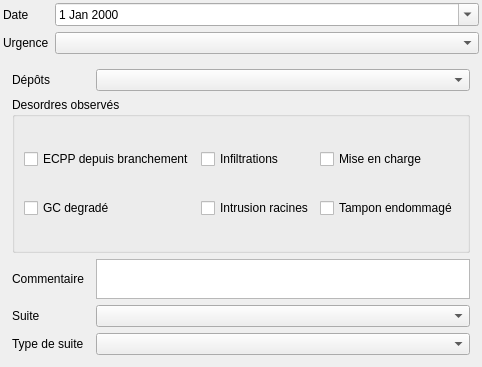
<?xml version="1.0" encoding="UTF-8"?>
<ui version="4.0">
 <class>Form</class>
 <widget class="QWidget" name="Form">
  <property name="geometry">
   <rect>
    <x>0</x>
    <y>0</y>
    <width>406</width>
    <height>367</height>
   </rect>
  </property>
  <property name="windowTitle">
   <string>Form</string>
  </property>
  <layout class="QFormLayout" name="formLayout">
   <property name="fieldGrowthPolicy">
    <enum>QFormLayout::AllNonFixedFieldsGrow</enum>
   </property>
   <property name="margin">
    <number>3</number>
   </property>
   <item row="0" column="0">
    <widget class="QLabel" name="label">
     <property name="text">
      <string>Date</string>
     </property>
    </widget>
   </item>
   <item row="0" column="1">
    <widget class="QDateEdit" name="dateEdit">
     <property name="calendarPopup">
      <bool>true</bool>
     </property>
    </widget>
   </item>
   <item row="2" column="0">
    <widget class="QLabel" name="label_5">
     <property name="text">
      <string>Urgence</string>
     </property>
    </widget>
   </item>
   <item row="2" column="1">
    <widget class="QComboBox" name="comboBox_urgence"/>
   </item>
   <item row="3" column="0" colspan="2">
    <widget class="QStackedWidget" name="stackedWidget">
     <property name="currentIndex">
      <number>0</number>
     </property>
     <widget class="QWidget" name="page">
      <layout class="QGridLayout" name="gridLayout">
       <item row="5" column="0">
        <widget class="QLabel" name="label_8">
         <property name="text">
          <string>Suite</string>
         </property>
        </widget>
       </item>
       <item row="0" column="0">
        <widget class="QLabel" name="label_4">
         <property name="text">
          <string>Dépôts</string>
         </property>
        </widget>
       </item>
       <item row="4" column="0">
        <widget class="QLabel" name="label_7">
         <property name="text">
          <string>Commentaire</string>
         </property>
        </widget>
       </item>
       <item row="4" column="2">
        <widget class="QTextEdit" name="textEdit_comm">
         <property name="sizePolicy">
          <sizepolicy hsizetype="Expanding" vsizetype="Expanding">
           <horstretch>0</horstretch>
           <verstretch>0</verstretch>
          </sizepolicy>
         </property>
         <property name="maximumSize">
          <size>
           <width>16777215</width>
           <height>40</height>
          </size>
         </property>
        </widget>
       </item>
       <item row="0" column="2">
        <widget class="QComboBox" name="comboBox_depots"/>
       </item>
       <item row="3" column="0" colspan="3">
        <widget class="QGroupBox" name="groupBox">
         <property name="title">
          <string>Desordres observés</string>
         </property>
         <layout class="QGridLayout" name="gridLayout_2">
          <item row="0" column="1">
           <widget class="QCheckBox" name="checkBox_infiltration">
            <property name="text">
             <string>Infiltrations</string>
            </property>
           </widget>
          </item>
          <item row="1" column="0">
           <widget class="QCheckBox" name="checkBox_gcdegrade">
            <property name="text">
             <string>GC degradé</string>
            </property>
           </widget>
          </item>
          <item row="1" column="1">
           <widget class="QCheckBox" name="checkBox_racines">
            <property name="text">
             <string>Intrusion racines</string>
            </property>
           </widget>
          </item>
          <item row="0" column="0">
           <widget class="QCheckBox" name="checkBox_ecpp">
            <property name="text">
             <string>ECPP depuis branchement</string>
            </property>
           </widget>
          </item>
          <item row="0" column="2">
           <widget class="QCheckBox" name="checkBox_charge">
            <property name="text">
             <string>Mise en charge</string>
            </property>
           </widget>
          </item>
          <item row="1" column="2">
           <widget class="QCheckBox" name="checkBox_tamponendommage">
            <property name="text">
             <string>Tampon endommagé</string>
            </property>
           </widget>
          </item>
         </layout>
        </widget>
       </item>
       <item row="5" column="2">
        <widget class="QComboBox" name="comboBox_suite"/>
       </item>
       <item row="6" column="0">
        <widget class="QLabel" name="label_2">
         <property name="text">
          <string>Type de suite</string>
         </property>
        </widget>
       </item>
       <item row="6" column="2">
        <widget class="QComboBox" name="comboBox_typesuite"/>
       </item>
      </layout>
     </widget>
     <widget class="QWidget" name="page_2"/>
    </widget>
   </item>
  </layout>
 </widget>
 <resources/>
 <connections/>
</ui>
